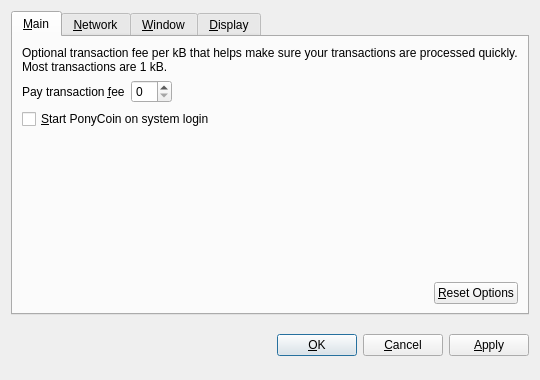
<?xml version="1.0" encoding="UTF-8"?>
<ui version="4.0">
 <class>OptionsDialog</class>
 <widget class="QDialog" name="OptionsDialog">
  <property name="geometry">
   <rect>
    <x>0</x>
    <y>0</y>
    <width>540</width>
    <height>380</height>
   </rect>
  </property>
  <property name="windowTitle">
   <string>Options</string>
  </property>
  <property name="modal">
   <bool>true</bool>
  </property>
  <layout class="QVBoxLayout" name="verticalLayout">
   <item>
    <widget class="QTabWidget" name="tabWidget">
     <property name="tabPosition">
      <enum>QTabWidget::North</enum>
     </property>
     <property name="currentIndex">
      <number>0</number>
     </property>
     <widget class="QWidget" name="tabMain">
      <attribute name="title">
       <string>&amp;Main</string>
      </attribute>
      <layout class="QVBoxLayout" name="verticalLayout_Main">
       <item>
        <widget class="QLabel" name="transactionFeeInfoLabel">
         <property name="text">
          <string>Optional transaction fee per kB that helps make sure your transactions are processed quickly. Most transactions are 1 kB.</string>
         </property>
         <property name="textFormat">
          <enum>Qt::PlainText</enum>
         </property>
         <property name="wordWrap">
          <bool>true</bool>
         </property>
        </widget>
       </item>
       <item>
        <layout class="QHBoxLayout" name="horizontalLayout_1_Main">
         <item>
          <widget class="QLabel" name="transactionFeeLabel">
           <property name="text">
            <string>Pay transaction &amp;fee</string>
           </property>
           <property name="textFormat">
            <enum>Qt::PlainText</enum>
           </property>
           <property name="buddy">
            <cstring>transactionFee</cstring>
           </property>
          </widget>
         </item>
         <item>
          <widget class="BitcoinAmountField" name="transactionFee"/>
         </item>
         <item>
          <spacer name="horizontalSpacer_1_Main">
           <property name="orientation">
            <enum>Qt::Horizontal</enum>
           </property>
           <property name="sizeHint" stdset="0">
            <size>
             <width>40</width>
             <height>20</height>
            </size>
           </property>
          </spacer>
         </item>
        </layout>
       </item>
       <item>
        <widget class="QCheckBox" name="bitcoinAtStartup">
         <property name="toolTip">
          <string>Automatically start PonyCoin after logging in to the system.</string>
         </property>
         <property name="text">
          <string>&amp;Start PonyCoin on system login</string>
         </property>
        </widget>
       </item>
       <item>
        <spacer name="verticalSpacer_Main">
         <property name="orientation">
          <enum>Qt::Vertical</enum>
         </property>
         <property name="sizeHint" stdset="0">
          <size>
           <width>20</width>
           <height>40</height>
          </size>
         </property>
        </spacer>
       </item>
       <item>
        <layout class="QHBoxLayout" name="horizontalLayout_2_Main">
         <item>
          <spacer name="horizontalSpacer_2_Main">
           <property name="orientation">
            <enum>Qt::Horizontal</enum>
           </property>
           <property name="sizeHint" stdset="0">
            <size>
             <width>40</width>
             <height>20</height>
            </size>
           </property>
          </spacer>
         </item>
         <item>
          <widget class="QPushButton" name="resetButton">
           <property name="toolTip">
            <string>Reset all client options to default.</string>
           </property>
           <property name="text">
            <string>&amp;Reset Options</string>
           </property>
           <property name="autoDefault">
            <bool>false</bool>
           </property>
          </widget>
         </item>
        </layout>
       </item>
      </layout>
     </widget>
     <widget class="QWidget" name="tabNetwork">
      <attribute name="title">
       <string>&amp;Network</string>
      </attribute>
      <layout class="QVBoxLayout" name="verticalLayout_Network">
       <item>
        <widget class="QCheckBox" name="mapPortUpnp">
         <property name="toolTip">
          <string>Automatically open the PonyCoin client port on the router. This only works when your router supports UPnP and it is enabled.</string>
         </property>
         <property name="text">
          <string>Map port using &amp;UPnP</string>
         </property>
        </widget>
       </item>
       <item>
        <widget class="QCheckBox" name="connectSocks">
         <property name="toolTip">
          <string>Connect to the PonyCoin network through a SOCKS proxy (e.g. when connecting through Tor).</string>
         </property>
         <property name="text">
          <string>&amp;Connect through SOCKS proxy:</string>
         </property>
        </widget>
       </item>
       <item>
        <layout class="QHBoxLayout" name="horizontalLayout_Network">
         <item>
          <widget class="QLabel" name="proxyIpLabel">
           <property name="text">
            <string>Proxy &amp;IP:</string>
           </property>
           <property name="textFormat">
            <enum>Qt::PlainText</enum>
           </property>
           <property name="buddy">
            <cstring>proxyIp</cstring>
           </property>
          </widget>
         </item>
         <item>
          <widget class="QValidatedLineEdit" name="proxyIp">
           <property name="maximumSize">
            <size>
             <width>140</width>
             <height>16777215</height>
            </size>
           </property>
           <property name="toolTip">
            <string>IP address of the proxy (e.g. 127.0.0.1)</string>
           </property>
          </widget>
         </item>
         <item>
          <widget class="QLabel" name="proxyPortLabel">
           <property name="text">
            <string>&amp;Port:</string>
           </property>
           <property name="textFormat">
            <enum>Qt::PlainText</enum>
           </property>
           <property name="buddy">
            <cstring>proxyPort</cstring>
           </property>
          </widget>
         </item>
         <item>
          <widget class="QLineEdit" name="proxyPort">
           <property name="maximumSize">
            <size>
             <width>55</width>
             <height>16777215</height>
            </size>
           </property>
           <property name="toolTip">
            <string>Port of the proxy (e.g. 9050)</string>
           </property>
          </widget>
         </item>
         <item>
          <widget class="QLabel" name="socksVersionLabel">
           <property name="text">
            <string>SOCKS &amp;Version:</string>
           </property>
           <property name="textFormat">
            <enum>Qt::PlainText</enum>
           </property>
           <property name="buddy">
            <cstring>socksVersion</cstring>
           </property>
          </widget>
         </item>
         <item>
          <widget class="QValueComboBox" name="socksVersion">
           <property name="toolTip">
            <string>SOCKS version of the proxy (e.g. 5)</string>
           </property>
          </widget>
         </item>
         <item>
          <spacer name="horizontalSpacer_Network">
           <property name="orientation">
            <enum>Qt::Horizontal</enum>
           </property>
           <property name="sizeHint" stdset="0">
            <size>
             <width>40</width>
             <height>20</height>
            </size>
           </property>
          </spacer>
         </item>
        </layout>
       </item>
       <item>
        <spacer name="verticalSpacer_Network">
         <property name="orientation">
          <enum>Qt::Vertical</enum>
         </property>
         <property name="sizeHint" stdset="0">
          <size>
           <width>20</width>
           <height>40</height>
          </size>
         </property>
        </spacer>
       </item>
      </layout>
     </widget>
     <widget class="QWidget" name="tabWindow">
      <attribute name="title">
       <string>&amp;Window</string>
      </attribute>
      <layout class="QVBoxLayout" name="verticalLayout_Window">
       <item>
        <widget class="QCheckBox" name="minimizeToTray">
         <property name="toolTip">
          <string>Show only a tray icon after minimizing the window.</string>
         </property>
         <property name="text">
          <string>&amp;Minimize to the tray instead of the taskbar</string>
         </property>
        </widget>
       </item>
       <item>
        <widget class="QCheckBox" name="minimizeOnClose">
         <property name="toolTip">
          <string>Minimize instead of exit the application when the window is closed. When this option is enabled, the application will be closed only after selecting Quit in the menu.</string>
         </property>
         <property name="text">
          <string>M&amp;inimize on close</string>
         </property>
        </widget>
       </item>
       <item>
        <spacer name="verticalSpacer_Window">
         <property name="orientation">
          <enum>Qt::Vertical</enum>
         </property>
         <property name="sizeHint" stdset="0">
          <size>
           <width>20</width>
           <height>40</height>
          </size>
         </property>
        </spacer>
       </item>
      </layout>
     </widget>
     <widget class="QWidget" name="tabDisplay">
      <attribute name="title">
       <string>&amp;Display</string>
      </attribute>
      <layout class="QVBoxLayout" name="verticalLayout_Display">
       <item>
        <layout class="QHBoxLayout" name="horizontalLayout_1_Display">
         <item>
          <widget class="QLabel" name="langLabel">
           <property name="text">
            <string>User Interface &amp;language:</string>
           </property>
           <property name="textFormat">
            <enum>Qt::PlainText</enum>
           </property>
           <property name="buddy">
            <cstring>lang</cstring>
           </property>
          </widget>
         </item>
         <item>
          <widget class="QValueComboBox" name="lang">
           <property name="toolTip">
            <string>The user interface language can be set here. This setting will take effect after restarting PonyCoin.</string>
           </property>
          </widget>
         </item>
        </layout>
       </item>
       <item>
        <layout class="QHBoxLayout" name="horizontalLayout_2_Display">
         <item>
          <widget class="QLabel" name="unitLabel">
           <property name="text">
            <string>&amp;Unit to show amounts in:</string>
           </property>
           <property name="textFormat">
            <enum>Qt::PlainText</enum>
           </property>
           <property name="buddy">
            <cstring>unit</cstring>
           </property>
          </widget>
         </item>
         <item>
          <widget class="QValueComboBox" name="unit">
           <property name="toolTip">
            <string>Choose the default subdivision unit to show in the interface and when sending coins.</string>
           </property>
          </widget>
         </item>
        </layout>
       </item>
       <item>
        <widget class="QCheckBox" name="displayAddresses">
         <property name="toolTip">
          <string>Whether to show PonyCoin addresses in the transaction list or not.</string>
         </property>
         <property name="text">
          <string>&amp;Display addresses in transaction list</string>
         </property>
        </widget>
       </item>
       <item>
        <widget class="QCheckBox" name="coinControlFeatures">
         <property name="toolTip">
          <string>Whether to show coin control features or not.</string>
         </property>
         <property name="text">
          <string>Display coin &amp;control features (experts only!)</string>
         </property>
        </widget>
       </item>
       <item>
        <spacer name="verticalSpacer_Display">
         <property name="orientation">
          <enum>Qt::Vertical</enum>
         </property>
         <property name="sizeHint" stdset="0">
          <size>
           <width>20</width>
           <height>40</height>
          </size>
         </property>
        </spacer>
       </item>
      </layout>
     </widget>
    </widget>
   </item>
   <item>
    <layout class="QHBoxLayout" name="horizontalLayout_Buttons">
     <item>
      <spacer name="horizontalSpacer_1">
       <property name="orientation">
        <enum>Qt::Horizontal</enum>
       </property>
       <property name="sizeHint" stdset="0">
        <size>
         <width>40</width>
         <height>48</height>
        </size>
       </property>
      </spacer>
     </item>
     <item>
      <widget class="QLabel" name="statusLabel">
       <property name="font">
        <font>
         <weight>75</weight>
         <bold>true</bold>
        </font>
       </property>
       <property name="text">
        <string/>
       </property>
       <property name="textFormat">
        <enum>Qt::PlainText</enum>
       </property>
       <property name="wordWrap">
        <bool>true</bool>
       </property>
      </widget>
     </item>
     <item>
      <spacer name="horizontalSpacer_2">
       <property name="orientation">
        <enum>Qt::Horizontal</enum>
       </property>
       <property name="sizeHint" stdset="0">
        <size>
         <width>40</width>
         <height>48</height>
        </size>
       </property>
      </spacer>
     </item>
     <item>
      <widget class="QPushButton" name="okButton">
       <property name="text">
        <string>&amp;OK</string>
       </property>
      </widget>
     </item>
     <item>
      <widget class="QPushButton" name="cancelButton">
       <property name="text">
        <string>&amp;Cancel</string>
       </property>
       <property name="autoDefault">
        <bool>false</bool>
       </property>
      </widget>
     </item>
     <item>
      <widget class="QPushButton" name="applyButton">
       <property name="text">
        <string>&amp;Apply</string>
       </property>
       <property name="autoDefault">
        <bool>false</bool>
       </property>
      </widget>
     </item>
    </layout>
   </item>
  </layout>
 </widget>
 <customwidgets>
  <customwidget>
   <class>BitcoinAmountField</class>
   <extends>QSpinBox</extends>
   <header>bitcoinamountfield.h</header>
  </customwidget>
  <customwidget>
   <class>QValueComboBox</class>
   <extends>QComboBox</extends>
   <header>qvaluecombobox.h</header>
  </customwidget>
  <customwidget>
   <class>QValidatedLineEdit</class>
   <extends>QLineEdit</extends>
   <header>qvalidatedlineedit.h</header>
  </customwidget>
 </customwidgets>
 <resources/>
 <connections/>
</ui>
